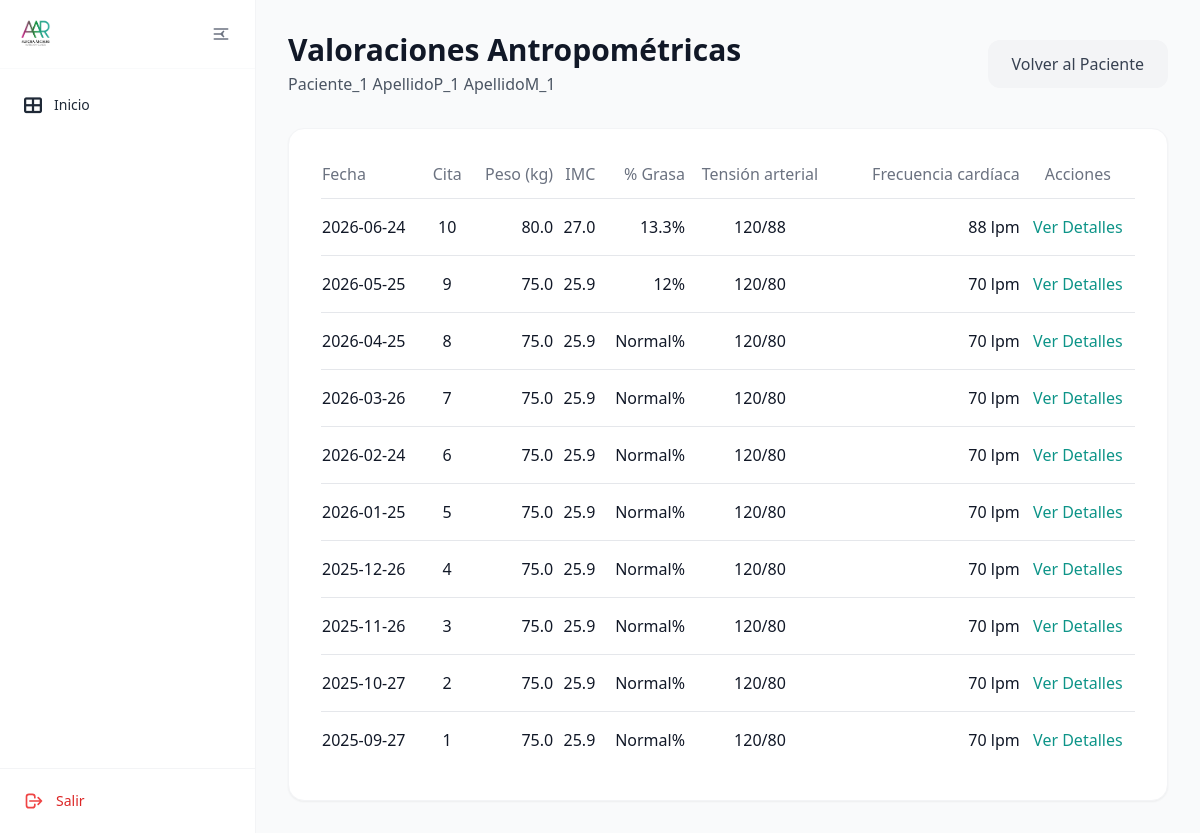
The page /valoraciones/paciente/1/lista on the database as committed earlier.
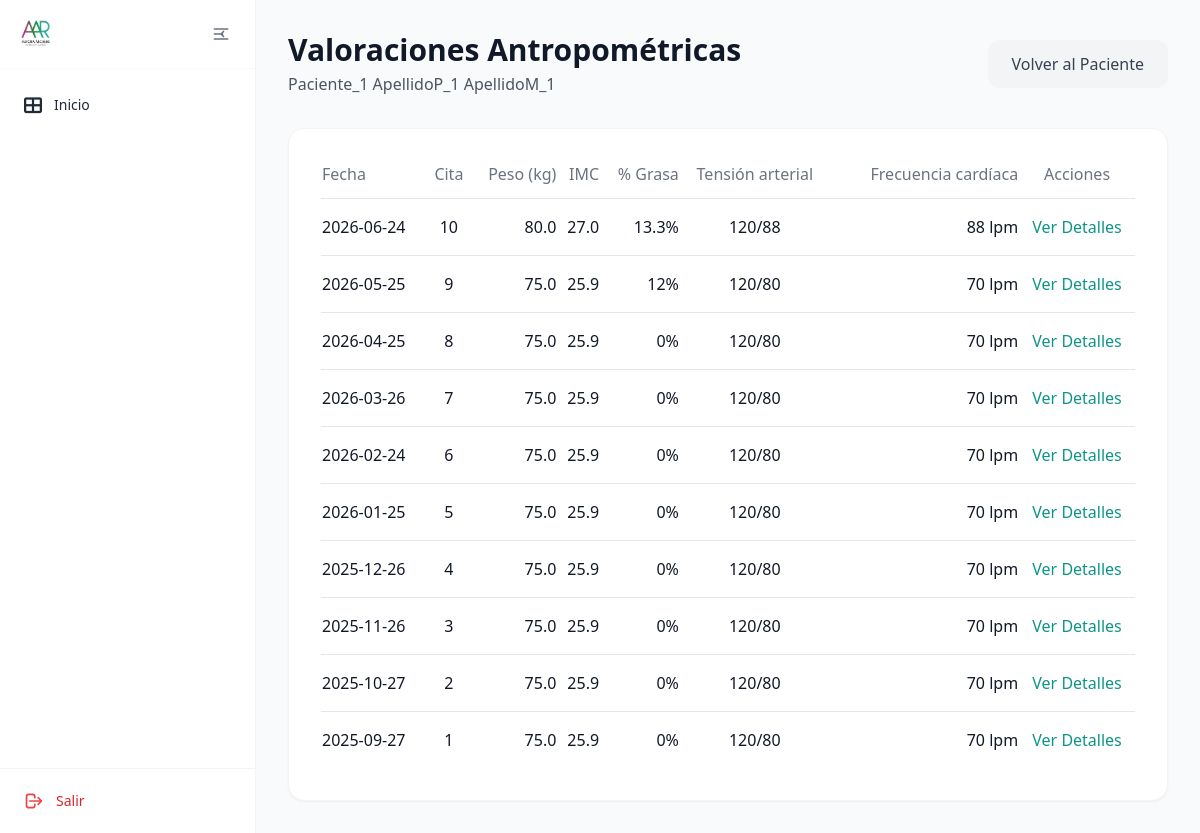
The same page on the database as committed later.
### tables this page shows
CREATE TABLE pacientes (
    id INTEGER PRIMARY KEY AUTOINCREMENT,
    nombre TEXT NOT NULL,
    apellido_paterno TEXT NOT NULL,
    apellido_materno TEXT NOT NULL,
    genero TEXT NOT NULL CHECK (genero IN ('hombre', 'mujer')),
    fecha_nacimiento DATE NOT NULL,
    telefono TEXT NOT NULL,
    correo TEXT UNIQUE NOT NULL,
    ciudad TEXT NOT NULL,
    fecha_registro TIMESTAMP DEFAULT CURRENT_TIMESTAMP,
    status TEXT NOT NULL DEFAULT 'activo' CHECK (status IN ('activo', 'inactivo'))
);

CREATE TABLE valoracion_antropometrica (
    id INTEGER PRIMARY KEY AUTOINCREMENT,
    paciente_id INTEGER NOT NULL,
    numero_cita INTEGER NOT NULL,
    fecha DATE NOT NULL,
    estatura FLOAT NOT NULL,
    peso FLOAT NOT NULL,
    imc FLOAT NOT NULL,
    grasa FLOAT NOT NULL,
    cintura FLOAT NOT NULL,
    torax FLOAT NOT NULL,
    brazo FLOAT NOT NULL,
    cadera FLOAT NOT NULL,
    pierna FLOAT NOT NULL,
    pantorrilla FLOAT NOT NULL,
    tension_arterial TEXT NOT NULL,
    frecuencia_cardiaca INTEGER NOT NULL,
    bicep FLOAT NOT NULL,
    tricep FLOAT NOT NULL,
    suprailiaco FLOAT NOT NULL,
    subescapular FLOAT NOT NULL,
    femoral FLOAT,
    porcentaje_grasa TEXT NOT NULL,
    --porcentaje_grasa_fem FLOAT NOT NULL,
    ultima_dieta TEXT,
    FOREIGN KEY (paciente_id) REFERENCES pacientes (id)
);

### app/controllers/valoracion_antropometrica.py (the view)
@valoracion.route('/paciente/<int:paciente_id>/lista')
def lista_valoraciones(paciente_id):
    if paciente_id == 0:
        return redirect(url_for('valoracion.todas_valoraciones'))
    paciente = Paciente.obtener_por_id(paciente_id)
    if not paciente:
        flash('Paciente no encontrado', 'error')
        return redirect(url_for('pacientes.lista_pacientes'))
    valoraciones = ValoracionAntropometrica.obtener_por_paciente(paciente_id)
    return render_template('valoraciones/lista_valoraciones.html', paciente=paciente, valoraciones=valoraciones)

### app/db.py (called while the page is built)
def get_db():
    if 'db' not in g:
        try:
            db_path = os.environ.get('DATABASE_URL', 'pacientes.db')
            g.db = sqlite3.connect(
                db_path,
                detect_types=sqlite3.PARSE_DECLTYPES
            )
            g.db.row_factory = sqlite3.Row
        except sqlite3.Error as e:
            logger.error(f"Error crítico al conectar con la base de datos SQLite: {e}")
            raise e
    return g.db

def query_db(query, args=(), one=False):
    try:
        cur = get_db().execute(query, args)
        rv = cur.fetchall()
        cur.close()
        return (rv[0] if rv else None) if one else rv
    except sqlite3.Error as e:
        logger.error(f"Error al ejecutar query: {query}. Args: {args}. Detalle: {e}")
        raise e

### app/models/paciente.py (called while the page is built)
    @staticmethod
    def obtener_por_id(id):
        return query_db('SELECT * FROM pacientes WHERE id = ?', [id], one=True)

### app/models/valoracion_antropometrica.py (called while the page is built)
    @staticmethod
    def obtener_por_paciente(paciente_id):
        return query_db('''
            SELECT * FROM valoracion_antropometrica
            WHERE paciente_id = ?
            ORDER BY fecha DESC
        ''', [paciente_id])

### app/templates/valoraciones/lista_valoraciones.html (shortened to what this page needs)
{% extends "base/base.html" %}
{% block content %}
<div class="max-w-6xl mx-auto">
    <div class="mb-8 flex items-center justify-between">
        <div>
            <h1 class="text-3xl font-bold text-gray-900">Valoraciones Antropométricas</h1>
            <p class="text-gray-600 mt-1">{{ paciente['nombre'] }} {{ paciente['apellido_paterno'] }} {{ paciente['apellido_materno'] }}</p>
        </div>
        <a href="{{ url_for('pacientes.detalle_paciente', id=paciente['id']) }}" class="px-6 py-3 bg-gray-100 hover:bg-gray-200 text-gray-700 font-medium rounded-xl transition">Volver al Paciente</a>
    </div>
    <div class="bg-white p-8 rounded-2xl shadow-sm border border-gray-100">
        <div class="overflow-x-auto">
            <table class="w-full text-left">
                <thead>
                    <tr class="text-gray-500 border-b">
                        <th class="pb-3 font-medium">Fecha</th>
                        <th class="pb-3 font-medium text-center">Cita</th>
                        <th class="pb-3 font-medium text-right">Peso (kg)</th>
                        <th class="pb-3 font-medium text-right">IMC</th>
                        <th class="pb-3 font-medium text-right">% Grasa</th>
                        <th class="pb-3 font-medium text-center">Tensión arterial</th>
                        <th class="pb-3 font-medium text-right">Frecuencia cardíaca</th>
                        <th class="pb-3 font-medium text-center">Acciones</th>
                    </tr>
                </thead>
                <tbody class="divide-y">
                    {% for valoracion in valoraciones %}
                    <tr class="hover:bg-gray-50 transition">
                        <td class="py-4 text-gray-900">{{ valoracion['fecha'] }}</td>
                        <td class="py-4 text-gray-900 text-center">{{ valoracion['numero_cita'] }}</td>
                        <td class="py-4 text-gray-900 text-right">{{ valoracion['peso'] }}</td>
                        <td class="py-4 text-gray-900 text-right">{{ valoracion['imc'] }}</td>
                        <td class="py-4 text-gray-900 text-right">{{ valoracion['porcentaje_grasa'] }}%</td>
                        <td class="py-4 text-gray-900 text-center">{{ valoracion['tension_arterial'] }}</td>
                        <td class="py-4 text-gray-900 text-right">{{ valoracion['frecuencia_cardiaca'] }} lpm</td>
                        <td class="py-4 text-center">
                            <a href="{{ url_for('valoracion.detalle_valoracion', valoracion_id=valoracion['id']) }}"
                                class="text-teal-600 hover:text-teal-800 font-medium">Ver Detalles</a>
                        </td>
                    </tr>
                    {% else %}
                    <tr>
                        <td colspan="8" class="py-8 text-center text-gray-500">No hay valoraciones registradas para este paciente.</td>
                    </tr>
                    {% endfor %}
                </tbody>
            </table>
        </div>
    </div>
</div>
{% endblock %}

### app/templates/base/base.html (shortened to what this page needs)
<!DOCTYPE html>
<html lang="es">
<head>
    <link rel="stylesheet" href="{{ url_for('static', filename='css/components/base.css') }}">
    <link rel="stylesheet" href="{{ url_for('static', filename='css/components/_forms.css') }}">
    <link rel="stylesheet" href="{{ url_for('static', filename='css/components/_tables.css') }}">
    <link rel="stylesheet" href="{{ url_for('static', filename='css/components/_buttons.css') }}">
    <link rel="stylesheet" href="{{ url_for('static', filename='css/components/_cards.css') }}">
    <link rel="stylesheet" href="{{ url_for('static', filename='css/components/_tabs.css') }}">
    <link rel="stylesheet" href="{{ url_for('static', filename='css/components/_modal.css') }}">
    <script src="https://cdn.tailwindcss.com"></script>
    <link rel="stylesheet" href="{{ url_for('static', filename='css/style.css') }}">
    <link href="https://cdnjs.cloudflare.com/ajax/libs/font-awesome/6.4.0/css/all.min.css" rel="stylesheet">
</head>
<body class="bg-gray-50 text-gray-800 font-sans antialiased min-h-screen flex" x-data="{ sidebarOpen: true }">
    <aside :class="sidebarOpen ? 'w-64' : 'w-20'" class="h-screen sticky top-0 bg-white border-r border-gray-100 flex flex-col justify-between flex-shrink-0 transition-all duration-300 z-30">
        <div class="p-4 flex items-center justify-between border-b border-gray-50">
            <div class="flex items-center gap-3 overflow-hidden">
                <img src="{{ url_for('static', filename='img/logos/logo.png') }}" alt="Logo" class="h-8 w-auto" x-show="sidebarOpen">
            </div>
            <button @click="sidebarOpen = !sidebarOpen" title="Alternar menú" class="p-2 text-gray-500 hover:text-teal-700 hover:bg-teal-50/80 rounded-xl transition-all duration-200 flex items-center justify-center">
                <svg class="w-5 h-5 transition-transform duration-300" :class="{ 'rotate-180': !sidebarOpen }" fill="none" stroke="currentColor" viewBox="0 0 24 24">
                    <path stroke-linecap="round" stroke-linejoin="round" stroke-width="2" d="M4 6h16M4 12h10M4 18h16M15 9l-3 3 3 3"></path>
                </svg>
            </button>
        </div>
        <nav class="flex-1 overflow-y-auto p-3 space-y-1">
            <a href="{{ url_for('main.index') }}" class="flex items-center gap-3 px-3 py-2.5 rounded-xl hover:bg-teal-50 hover:text-teal-700 transition-colors">
                <i class="fas fa-th-large text-lg"></i>
                <span x-show="sidebarOpen" class="font-medium text-sm">Inicio</span>
            </a>
        </nav>
        <div class="p-3 border-t border-gray-100 bg-white">
            <a href="{{ url_for('auth.logout') }}" class="group flex items-center gap-3 px-3 py-2.5 rounded-xl text-red-600 hover:bg-red-50 hover:text-red-700 font-medium text-sm transition-all duration-200">
                <span x-show="sidebarOpen" class="truncate">Salir</span>
            </a>
        </div>
    </aside>
    <div class="flex-1 flex flex-col min-w-0 min-h-screen overflow-y-auto">
<main class="flex-1 w-full max-w-[1440px] mx-auto px-4 sm:px-6 lg:px-8 py-8">
            {% block content %}{% endblock %}
        </main>
    </div>
</body>
</html>

### app/static/css/components/_tables.css (style rules this page uses)
.text-right { text-align: right; }
.text-center { text-align: center; }

### app/static/css/style.css (style rules this page uses)
body { font-family: Arial, sans-serif; margin: 0; padding: 0; color: #2c3e50; }
.text-center { text-align: center; }
.text-right { text-align: right; }

Rows that differ between the two databases and show on the page:
changed valoracion_antropometrica (number 3 of 10 on the later page): porcentaje_grasa "Normal" → "0"
changed valoracion_antropometrica (number 4 of 10 on the later page): porcentaje_grasa "Normal" → "0"
changed valoracion_antropometrica (number 5 of 10 on the later page): porcentaje_grasa "Normal" → "0"
changed valoracion_antropometrica (number 6 of 10 on the later page): porcentaje_grasa "Normal" → "0"
changed valoracion_antropometrica (number 7 of 10 on the later page): porcentaje_grasa "Normal" → "0"
changed valoracion_antropometrica (number 8 of 10 on the later page): porcentaje_grasa "Normal" → "0"
changed valoracion_antropometrica (number 9 of 10 on the later page): porcentaje_grasa "Normal" → "0"
changed valoracion_antropometrica (number 10 of 10 on the later page): porcentaje_grasa "Normal" → "0"
